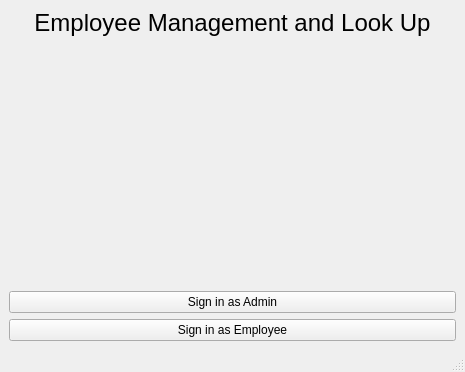
<?xml version="1.0" encoding="UTF-8"?>
<ui version="4.0">
 <class>HomePage</class>
 <widget class="QMainWindow" name="HomePage">
  <property name="geometry">
   <rect>
    <x>0</x>
    <y>0</y>
    <width>465</width>
    <height>372</height>
   </rect>
  </property>
  <property name="windowTitle">
   <string>Home</string>
  </property>
  <widget class="QWidget" name="centralwidget">
   <layout class="QVBoxLayout" name="verticalLayout">
    <item>
     <widget class="QLabel" name="label">
      <property name="font">
       <font>
        <pointsize>18</pointsize>
       </font>
      </property>
      <property name="text">
       <string>Employee Management and Look Up</string>
      </property>
      <property name="alignment">
       <set>Qt::AlignHCenter|Qt::AlignTop</set>
      </property>
     </widget>
    </item>
    <item>
     <widget class="QPushButton" name="pushButton_Admin">
      <property name="text">
       <string>Sign in as Admin</string>
      </property>
     </widget>
    </item>
    <item>
     <widget class="QPushButton" name="pushButton_Employee">
      <property name="text">
       <string>Sign in as Employee</string>
      </property>
     </widget>
    </item>
   </layout>
  </widget>
  <widget class="QMenuBar" name="menubar">
   <property name="geometry">
    <rect>
     <x>0</x>
     <y>0</y>
     <width>465</width>
     <height>21</height>
    </rect>
   </property>
  </widget>
  <widget class="QStatusBar" name="statusbar"/>
 </widget>
 <resources/>
 <connections/>
</ui>
